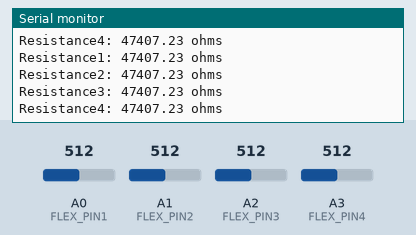
Bench run of a sketch on a simulated Arduino Uno, built with avr-gcc and run on an emulated ATmega328P. Parts: the last lines printed to the serial monitor. Inputs (shaded band) come from the test bench; at power-on: A0 (FLEX_PIN1) = 512, A1 (FLEX_PIN2) = 512, A2 (FLEX_PIN3) = 512, A3 (FLEX_PIN4) = 512.

Above: at 10.8 s.
10.9 s: A0 (FLEX_PIN1) set to 716
18.4 s: A1 (FLEX_PIN2) set to 716
At 31.1 s:
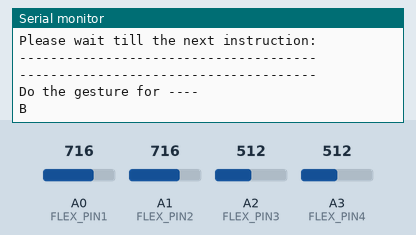
31.4 s: A2 (FLEX_PIN3) set to 716
At 36.5 s:
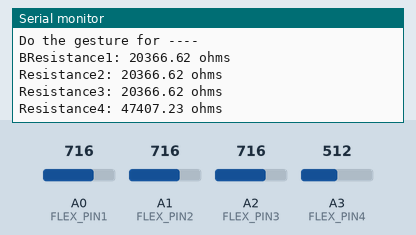
38.9 s: A3 (FLEX_PIN4) set to 716
At 40.9 s:
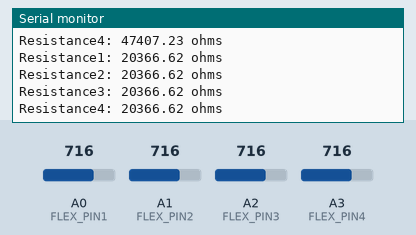
46.4 s: A0 (FLEX_PIN1) set to 992
53.9 s: A1 (FLEX_PIN2) set to 992
At 61.4 s:
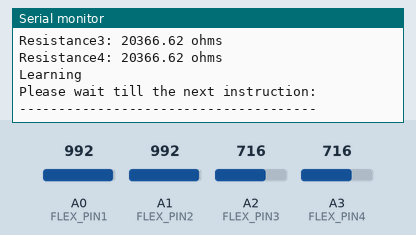
Timing chart, 0 to 62.9 s (numbered marks = the images above; inputs shaded):
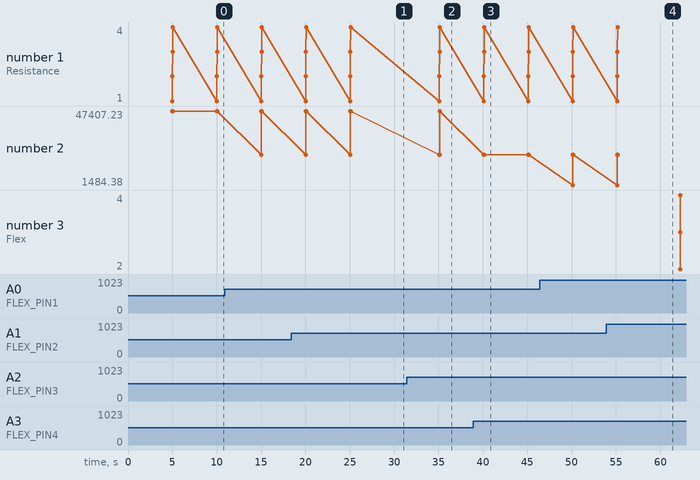

The sketch:

code_flex.ino
```cpp
#include <potholes.h>
#include <math.h>

const int FLEX_PIN1 = A0; // Pin connected to voltage divider output
const int FLEX_PIN2 = A1;
const int FLEX_PIN3 = A2;
const int FLEX_PIN4 = A3;


// Measure the voltage at 5V and the actual resistance of your
// 47k resistor, and enter them below:
const double VCC = 4.98; // Measured voltage of Ardunio 5V line
const double R_DIV = 47500.0; // Measured resistance of 3.3k resistor


// Upload the code, then try to adjust these values to more
// accurately calculate bend degree.
const double STRAIGHT_RESISTANCE = 37300.0; // resistance when straight
const double BEND_RESISTANCE = 90000.0; // resistance at 90 deg
unsigned char alphabet[2]={'A','B'};
double flex_values_learn[2][4]={0,0,0,0,0,0,0,0};

potholes flex4;
potholes flex1;
potholes flex2;
potholes flex3;

double average1=0;
double average2=0;
double average3=0;
double average4=0;
  int count=0;

void setup() {
  Serial.begin(38400);
  pinMode(FLEX_PIN1, INPUT);
  pinMode(FLEX_PIN2, INPUT);
  pinMode(FLEX_PIN3, INPUT);
  pinMode(FLEX_PIN4, INPUT);

}

void loop() {

  if(count==0){
  learn();
  delay(2000);
  Serial.println("Learnt the values");
  Serial.println("Following are the values of 4 flex sensor for two postures");
  Serial.println("----------------------------------------------------------------------------------------");
  for(int i=0;i<2;i++){
    Serial.print("Posture ");
    Serial.println(i+1);
    Serial.print(" ");
  for(int j=0;j<4;j++){
  Serial.print("Flex ");
  Serial.print(j+1);
  Serial.print("--- ");
  Serial.print(flex_values_learn[i][j]);
  Serial.println("");
  }
  }
  count++;
  }
  delay(2000);
  // Read the ADC, and calculate voltage and resistance from it
  int flexADC1 = analogRead(FLEX_PIN1);
  float flexV1 = flexADC1 * VCC / 1023.0;
  float flexR1 = R_DIV * (VCC / flexV1 - 1.0);
  Serial.println("Resistance1: " + String(flexR1) + " ohms");
  Serial.println();

  int flexADC2 = analogRead(FLEX_PIN2);
  float flexV2 = flexADC2 * VCC / 1023.0;
  float flexR2 = R_DIV * (VCC / flexV2 - 1.0);
  Serial.println("Resistance2: " + String(flexR2) + " ohms");
  Serial.println();

  int flexADC3 = analogRead(FLEX_PIN3);
  float flexV3 = flexADC3 * VCC / 1023.0;
  float flexR3 = R_DIV * (VCC / flexV3 - 1.0);
  Serial.println("Resistance3: " + String(flexR3) + " ohms");
  Serial.println();

  int flexADC4 = analogRead(FLEX_PIN4);
  float flexV4 = flexADC4 * VCC / 1023.0;
  float flexR4 = R_DIV * (VCC / flexV4 - 1.0);
  Serial.println("Resistance4: " + String(flexR4) + " ohms");
  Serial.println();
delay(2000);
Serial.println("POSTURE1");
Serial.println("Lower Limit --------  ");
Serial.print(flex_values_learn[0][0]-100000);
Serial.println("Upper Limit --------  ");
Serial.print(flex_values_learn[0][0]+100000);
Serial.println("Our sensor value");
Serial.println(flexR1);
delay(2000);

  if(flexR1>flex_values_learn[0][0]-100000 && flexR1<flex_values_learn[0][0]+100000){
    Serial.println("Thank you");
  }

delay(2000);
Serial.println("POSTURE2");
Serial.println("Lower Limit --------  ");
Serial.print(flex_values_learn[1][0]-100000);
Serial.println("Upper Limit --------  ");
Serial.print(flex_values_learn[1][0]+100000);
Serial.println("Our sensor value");
Serial.println(flexR1);
delay(2000);
  if(flexR1>(flex_values_learn[1][0]-100000) && flexR1<(flex_values_learn[1][0]+100000)){
    Serial.println("Sorry");
  }
  delay(10000);
}

void learn(void){

Serial.println("Learn mode");
for(int i=0;i<2;i++){
  Serial.println("--------------------------------------");
  Serial.println("Do the gesture for ---- ");
  Serial.print(char(alphabet[i]));
  delay(5000);
  for(int i=0;i<5;i++){

           // Read the ADC, and calculate voltage and resistance from it
            int flexADC1 = analogRead(FLEX_PIN1);
            double flexV1 = flexADC1 * VCC / 1023.0;
            double flexR1 = R_DIV * (VCC / flexV1 - 1.0);
            Serial.println("Resistance1: " + String(flexR1) + " ohms");
            Serial.println();
            flex1.add(flexR1);

            int flexADC2 = analogRead(FLEX_PIN2);
            double flexV2 = flexADC2 * VCC / 1023.0;
            double flexR2 = R_DIV * (VCC / flexV2 - 1.0);
            Serial.println("Resistance2: " + String(flexR2) + " ohms");
            Serial.println();
            flex2.add(flexR2);

            int flexADC3 = analogRead(FLEX_PIN3);
            double flexV3 = flexADC3 * VCC / 1023.0;
            double flexR3 = R_DIV * (VCC / flexV3 - 1.0);
            Serial.println("Resistance3: " + String(flexR3) + " ohms");
            Serial.println();
            flex3.add(flexR3);

            int flexADC4 = analogRead(FLEX_PIN4);
            double flexV4 = flexADC4 * VCC / 1023.0;
            double flexR4 = R_DIV * (VCC / flexV4 - 1.0);
            Serial.println("Resistance4: " + String(flexR4) + " ohms");
            Serial.println();
            flex4.add(flexR4);

            delay(5000);
  }

  Serial.println("Learning");
  Serial.println("Please wait till the next instruction:");
  Serial.println("--------------------------------------");
  average1=flex1.get_avg();
  average2=flex2.get_avg();
  average3=flex3.get_avg();
  average4=flex4.get_avg();
  flex_values_learn[i][0]=average1;
  flex_values_learn[i][1]=average2;
  flex_values_learn[i][2]=average3;
  flex_values_learn[i][3]=average4;
}
}
```

Measured:
- after the input at 18.4 s, the serial monitor: prints a new line after 1.7 s (image 1)
- after the input at 31.4 s, the serial monitor: prints a new line after 3.7 s (image 2)
- after the input at 38.9 s, the serial monitor: prints a new line after 1.2 s (image 3)
- after the input at 53.9 s, the serial monitor: prints a new line after 1.3 s (image 4)
